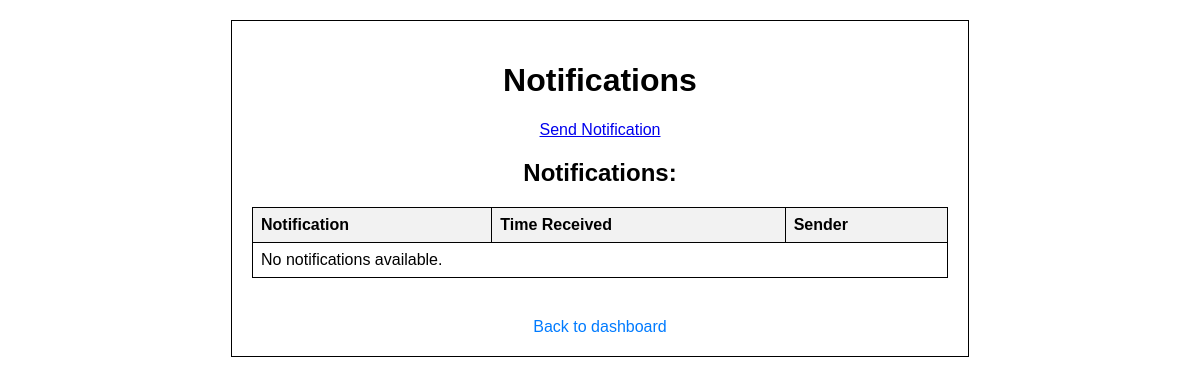
Page /notifications/ (signed in) on the earlier database version.
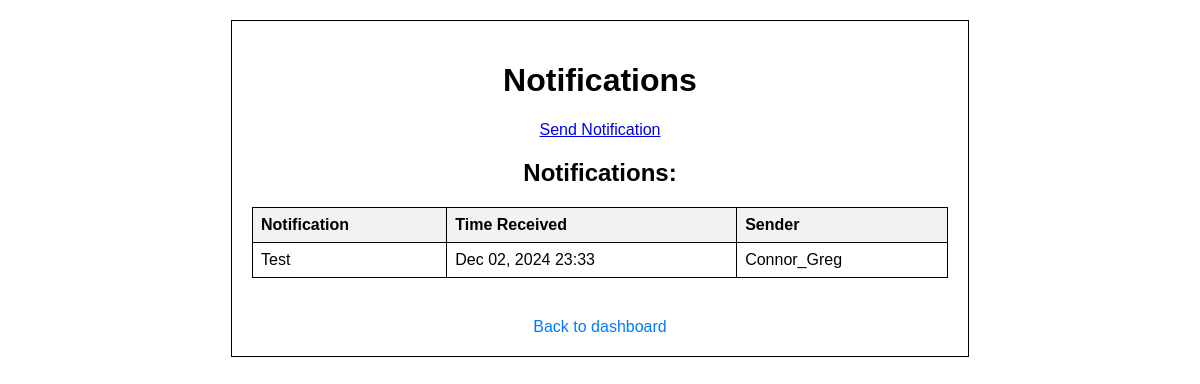
Same page on the later database version.
### TASchedulerApp/models.py (models this page shows, shortened)
class Notification(models.Model):
    title = models.CharField(max_length=255)
    time_received = models.DateTimeField(auto_now_add=True)
    sender = models.CharField(max_length=255)
    recipient = models.ForeignKey(MyUser, on_delete=models.CASCADE)

### TASchedulerApp/views.py (the view)
# urls.py: path('notifications/', views.notifications, name='notifications'),
def notifications(request):
    notificationsList = Notification.objects.filter(recipient=request.user).order_by('-time_received')
    return render(request, 'common/notifications.html', {'notifications': notificationsList})

### templates/common/notifications.html (shortened to what this page needs)
<!DOCTYPE html>
<html lang="en">
<head>
</head>
<body>
    <div class="container">
        <h1>Notifications</h1>
        {% if user.role == 'Administrator' %}
        <a href="{% url 'send_notifications' %}" class="btn">Send Notification</a>
        {% endif %}
        <div class="notifications">
            <h2>Notifications:</h2>
            <table>
                <thead>
                    <tr>
                        <th>Notification</th>
                        <th>Time Received</th>
                        <th>Sender</th>
                    </tr>
                </thead>
                <tbody>
                    {% for notification in notifications %}
                    <tr>
                        <td>{{ notification.title }}</td>
                        <td>{{ notification.time_received|date:"M d, Y H:i" }}</td>
                        <td>{{ notification.sender }}</td>
                    </tr>
                    {% empty %}
                    <tr>
                        <td colspan="3">No notifications available.</td>
                    </tr>
                    {% endfor %}
                </tbody>
            </table>
        </div>
        <a href="{% url 'dashboard' %}" class="back-link">Back to dashboard</a>
    </div>
</body>
</html>

### templates/common/notifications.html (style rules this page uses)
body { font-family: Arial, sans-serif; margin: 20px; }
.container { width: 60%; margin: 0 auto; border: 1px solid #000; padding: 20px; text-align: center; }
.notifications { margin-top: 20px; }
table { width: 100%; border-collapse: collapse; margin: 20px 0; }
th, td { border: 1px solid #000; padding: 8px; text-align: left; }
th { background-color: #f2f2f2; }
.back-link { margin-top: 20px; display: inline-block; color: #007bff; text-decoration: none; }

Differences in the rows shown:
added Notification: title "Test", time_received "Dec 02, 2024 23:33", sender "Connor_Greg"
Other differences:
text no longer shown: "No notifications available."
